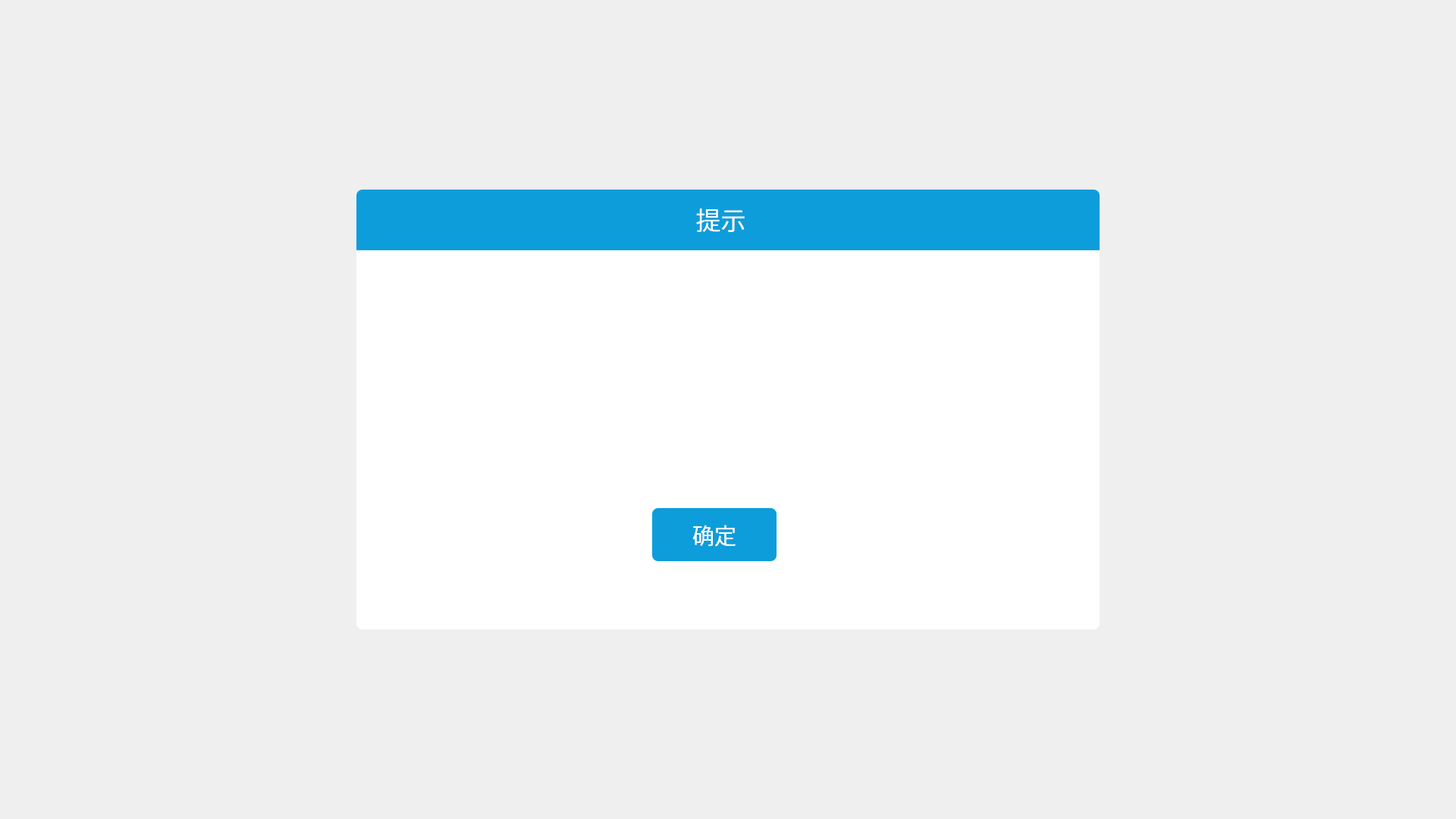
<?xml version="1.0" encoding="UTF-8"?>
<ui version="4.0">
 <class>WarningDialog</class>
 <widget class="QWidget" name="WarningDialog">
  <property name="geometry">
   <rect>
    <x>0</x>
    <y>0</y>
    <width>1920</width>
    <height>1080</height>
   </rect>
  </property>
  <property name="windowTitle">
   <string>Form</string>
  </property>
  <widget class="QGroupBox" name="groupBox">
   <property name="geometry">
    <rect>
     <x>470</x>
     <y>250</y>
     <width>980</width>
     <height>580</height>
    </rect>
   </property>
   <property name="styleSheet">
    <string notr="true">QGroupBox{background: #FFFFFF;
border-radius: 8px;}</string>
   </property>
   <property name="title">
    <string/>
   </property>
   <widget class="QLabel" name="text2_Label">
    <property name="geometry">
     <rect>
      <x>60</x>
      <y>150</y>
      <width>811</width>
      <height>36</height>
     </rect>
    </property>
    <property name="font">
     <font>
      <family>黑体</family>
      <pointsize>24</pointsize>
     </font>
    </property>
    <property name="text">
     <string/>
    </property>
    <property name="alignment">
     <set>Qt::AlignCenter</set>
    </property>
   </widget>
   <widget class="QLabel" name="image_Label">
    <property name="geometry">
     <rect>
      <x>420</x>
      <y>150</y>
      <width>90</width>
      <height>90</height>
     </rect>
    </property>
    <property name="text">
     <string/>
    </property>
   </widget>
   <widget class="QLabel" name="text_Label">
    <property name="geometry">
     <rect>
      <x>270</x>
      <y>250</y>
      <width>391</width>
      <height>61</height>
     </rect>
    </property>
    <property name="font">
     <font>
      <family>黑体</family>
      <pointsize>24</pointsize>
     </font>
    </property>
    <property name="text">
     <string/>
    </property>
    <property name="alignment">
     <set>Qt::AlignCenter</set>
    </property>
    <property name="wordWrap">
     <bool>true</bool>
    </property>
   </widget>
   <widget class="QPushButton" name="confirm_Btn">
    <property name="geometry">
     <rect>
      <x>390</x>
      <y>420</y>
      <width>164</width>
      <height>70</height>
     </rect>
    </property>
    <property name="font">
     <font>
      <family>黑体</family>
      <pointsize>22</pointsize>
     </font>
    </property>
    <property name="styleSheet">
     <string notr="true">QPushButton{background: #0D9DDB;border-radius: 8px;color:white;}
QPushButton:hover{background: #1EAACF;border-radius: 8px;color:#333333;}</string>
    </property>
    <property name="text">
     <string>确定</string>
    </property>
   </widget>
   <widget class="QWidget" name="widget" native="true">
    <property name="geometry">
     <rect>
      <x>0</x>
      <y>0</y>
      <width>980</width>
      <height>80</height>
     </rect>
    </property>
    <property name="styleSheet">
     <string notr="true">#widget{background: #0D9DDB;border-top-left-radius: 8px;border-top-right-radius:8px}</string>
    </property>
    <widget class="QLabel" name="label">
     <property name="geometry">
      <rect>
       <x>350</x>
       <y>13</y>
       <width>261</width>
       <height>50</height>
      </rect>
     </property>
     <property name="font">
      <font>
       <family>黑体</family>
       <pointsize>25</pointsize>
      </font>
     </property>
     <property name="styleSheet">
      <string notr="true">color:white;</string>
     </property>
     <property name="text">
      <string>提示</string>
     </property>
     <property name="alignment">
      <set>Qt::AlignCenter</set>
     </property>
    </widget>
   </widget>
  </widget>
 </widget>
 <resources/>
 <connections/>
</ui>
